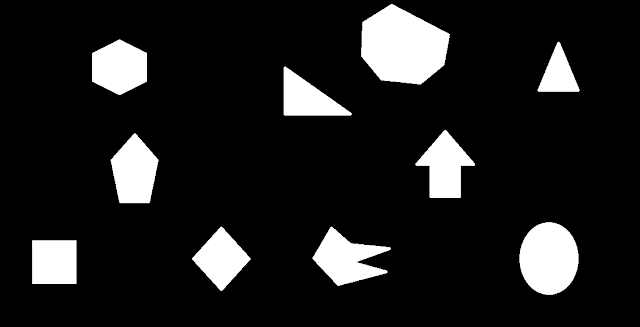
//> input picture DemoProjects/openCVDemo/data/shapes.png, 640 x 327 px
$ ./ShapeDetector   (built with g++ and OpenCV 4)
//> lines starting //> are read from the running program, lines starting //| are printed output that depends on the picture; after the words box and inside, x2 and y2 are one past the last pixel; in counts of white or black regions, pixels touching at a corner belong together
//> in checkImageExists, src is the input picture: 327 rows x 640 cols, CV_8UC3; min 0, max 255, mean 30
/**
 * Simple shape detector program.
 * It loads an image and tries to find simple shapes (rectangle, triangle, circle, etc) in it.
 * This program is a modified version of `squares.cpp` found in the OpenCV sample dir.
 */
#include <cmath>
#include <iostream>
#include <opencv2/highgui/highgui.hpp>
#include <opencv2/imgproc/imgproc.hpp>

using namespace std;
using namespace cv;

/**
 * Helper function to find a cosine of angle between vectors
 * from pt0->pt1 and pt0->pt2
 */
static double angle(cv::Point pt1, cv::Point pt2, cv::Point pt0)
{
    double dx1 = pt1.x - pt0.x;
    double dy1 = pt1.y - pt0.y;
    double dx2 = pt2.x - pt0.x;
    double dy2 = pt2.y - pt0.y;
    return (dx1 * dx2 + dy1 * dy2) / sqrt((dx1 * dx1 + dy1 * dy1) * (dx2 * dx2 + dy2 * dy2) + 1e-10);
}

/**
 * Helper function to display text in the center of a contour
 */
void setLabel(cv::Mat& im, const std::string label, std::vector<cv::Point>& contour)
{
    int fontface = cv::FONT_HERSHEY_SIMPLEX;
    double scale = 0.4;
    int thickness = 1;
    int baseline = 0;

    cv::Size text = cv::getTextSize(label, fontface, scale, thickness, &baseline);
    cv::Rect r = cv::boundingRect(contour);

    cv::Point pt(r.x + ((r.width - text.width) / 2), r.y + ((r.height + text.height) / 2));
    cv::rectangle(im, pt + cv::Point(0, baseline), pt + cv::Point(text.width, -text.height), CV_RGB(255, 255, 255), FILLED);
    cv::putText(im, label, pt, fontface, scale, CV_RGB(0, 0, 0), thickness, 8);
}

void processImage(string filename)
{
//> called with filename = "../data/shapes.png"
    cv::Mat src = cv::imread(filename);
    cv::Mat gray;
    cv::Mat bw;
    cv::Mat dst;
    std::vector<std::vector<cv::Point>> contours;
    std::vector<cv::Point> approx;

    // Convert to grayscale
    cv::cvtColor(src, gray, CV_BGR2GRAY);

    // Use Canny instead of threshold to catch squares with gradient shading
    blur(gray, bw, Size(3, 3));
    cv::Canny(gray, bw, 80, 240, 3);
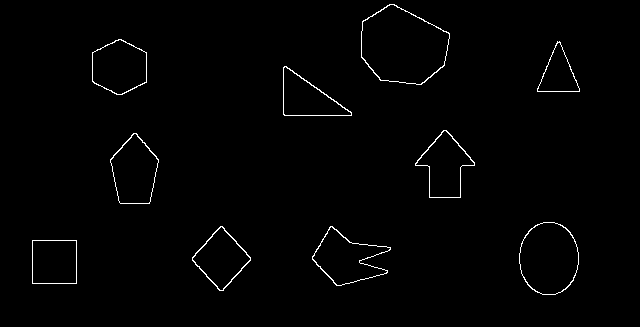
//> bw: 327 rows x 640 cols, CV_8UC1; 1.1% white in thin lines or dots, all inside (x1, y1, x2, y2) = (32, 4, 580, 295)
    cv::imshow("bw", bw);

    // Find contours
    cv::findContours(bw.clone(), contours, RETR_EXTERNAL, CHAIN_APPROX_SIMPLE);
//> contours = 10 contours; largest, box (x1, y1, x2, y2) and area: (361, 4, 450, 85) 5193, (519, 222, 579, 295) 3397, (312, 226, 391, 286) 2420, (110, 133, 159, 204) 2384, (92, 39, 147, 95) 2326

    src.copyTo(dst);

    cout << "number of countours:" << contours.size() << endl;
//| number of countours:10
    for (int i = 0; i < contours.size(); i++) {
        // Approximate contour with accuracy proportional
        // to the contour perimeter
        cv::approxPolyDP(cv::Mat(contours[i]), approx, cv::arcLength(cv::Mat(contours[i]), true) * 0.02, true);

        // Skip small or non-convex objects
        if (std::fabs(cv::contourArea(contours[i])) < 100 || !cv::isContourConvex(approx))
            continue;

        if (approx.size() == 3) {
            setLabel(dst, "TRI", contours[i]); // Triangles
        } else if (approx.size() >= 4 && approx.size() <= 6) {
            // Number of vertices of polygonal curve
            int vtc = approx.size();

            // Get the cosines of all corners
            std::vector<double> cos;
            for (int j = 2; j < vtc + 1; j++)
                cos.push_back(angle(approx[j % vtc], approx[j - 2], approx[j - 1]));

            // Sort ascending the cosine values
            std::sort(cos.begin(), cos.end());

            // Get the lowest and the highest cosine
            double mincos = cos.front();
            double maxcos = cos.back();

            // Use the degrees obtained above and the number of vertices
            // to determine the shape of the contour
            if (vtc == 4)
                setLabel(dst, "RECT", contours[i]);
            else if (vtc == 5)
                setLabel(dst, "PENTA", contours[i]);
            else if (vtc == 6)
                setLabel(dst, "HEXA", contours[i]);
        } else {
            // Detect and label circles
            double area = cv::contourArea(contours[i]);
            cv::Rect r = cv::boundingRect(contours[i]);
            int radius = r.width / 2;

            if (std::abs(1 - ((double)r.width / r.height)) <= 0.2 && std::abs(1 - (area / (CV_PI * (radius * radius)))) <= 0.2)
                setLabel(dst, "CIR", contours[i]);
        }
    }
//> this loop made 10 passes
//> (approx, vtc, text in setLabel, r in setLabel, pt in setLabel) on pass 1: (4 Points (x, y): [32, 240], [32, 283], [76, 283], [76, 240], 4, Size(32, 9), Rect(32, 240, 45, 44), Point(38, 266))
//> (area, radius, text in setLabel, r in setLabel, pt in setLabel) on pass 10: (5193, 44, Size(21, 9), Rect(361, 4, 89, 81), Point(395, 49))
//> pass 3, in setLabel (call 2), `cv::putText(im, label, pt, fontface, scale, CV_RGB(0, 0, 0), thickness..`:
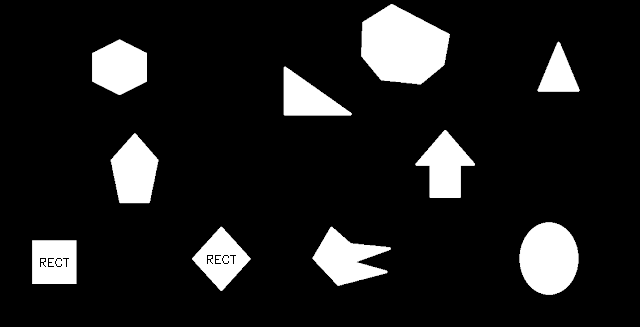
//> im: 327 rows x 640 cols, CV_8UC3; min 0, max 255, mean 29.8
//> after the loop:
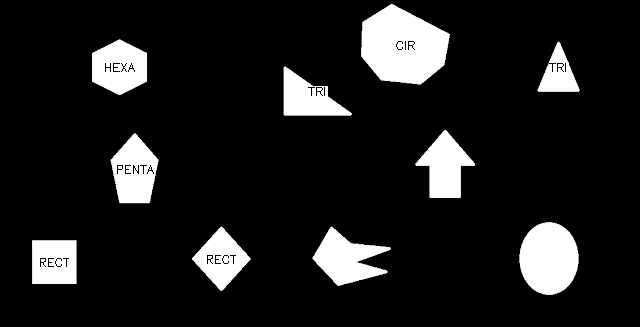
//> dst: 327 rows x 640 cols, CV_8UC3; 0.27% of pixels changed, all inside (x1, y1, x2, y2) = (40, 41, 569, 267)
//> after the loop, approx = 7 Points (x, y): [363, 20], [361, 57], [380, 80], [421, 84], [444, 65], [448, 32], [394, 4]
    cv::imshow("src", src);
    cv::imshow("dst", dst);
    cvWaitKey();
}

bool checkImageExists(string& filename)
{
    string filepath = "../data/" + filename;
    cv::Mat src = cv::imread(filepath);
    if (!src.data) {
        printf("No image data \n");
        filepath = "../../data/" + filename;
        src = cv::imread(filepath);
        if (!src.data) {
            printf("No image data \n");
            return false;
        }
    }
    filename = filepath;
    return true;
}

int main()
{
    string filename("shapes.png");
    if (checkImageExists(filename)) {
        processImage(filename);
    }

    return 0;
}
